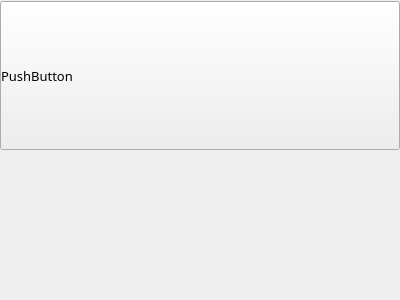
<?xml version="1.0" encoding="UTF-8"?>
<ui version="4.0">
 <class>ToolPage</class>
 <widget class="QWidget" name="ToolPage">
  <property name="geometry">
   <rect>
    <x>0</x>
    <y>0</y>
    <width>400</width>
    <height>300</height>
   </rect>
  </property>
  <property name="font">
   <font>
    <pointsize>9</pointsize>
   </font>
  </property>
  <property name="windowTitle">
   <string>Form</string>
  </property>
  <property name="autoFillBackground">
   <bool>true</bool>
  </property>
  <layout class="QGridLayout" name="gridLayout">
   <property name="leftMargin">
    <number>0</number>
   </property>
   <property name="topMargin">
    <number>1</number>
   </property>
   <property name="rightMargin">
    <number>0</number>
   </property>
   <property name="bottomMargin">
    <number>0</number>
   </property>
   <property name="horizontalSpacing">
    <number>0</number>
   </property>
   <property name="verticalSpacing">
    <number>1</number>
   </property>
   <item row="0" column="0">
    <layout class="QVBoxLayout" name="verticalLayout" stretch="0,0">
     <property name="spacing">
      <number>1</number>
     </property>
     <item>
      <widget class="QPushButton" name="pushButton">
       <property name="sizePolicy">
        <sizepolicy hsizetype="Minimum" vsizetype="Minimum">
         <horstretch>0</horstretch>
         <verstretch>0</verstretch>
        </sizepolicy>
       </property>
       <property name="font">
        <font>
         <family>华文宋体</family>
         <pointsize>10</pointsize>
         <weight>50</weight>
         <italic>false</italic>
         <bold>false</bold>
        </font>
       </property>
       <property name="contextMenuPolicy">
        <enum>Qt::ActionsContextMenu</enum>
       </property>
       <property name="styleSheet">
        <string notr="true">text-align:left;</string>
       </property>
       <property name="text">
        <string>PushButton</string>
       </property>
      </widget>
     </item>
     <item>
      <widget class="QWidget" name="contentWidget" native="true">
       <property name="autoFillBackground">
        <bool>true</bool>
       </property>
       <layout class="QGridLayout" name="gridLayout_2">
        <property name="leftMargin">
         <number>0</number>
        </property>
        <property name="topMargin">
         <number>0</number>
        </property>
        <property name="rightMargin">
         <number>0</number>
        </property>
        <property name="bottomMargin">
         <number>0</number>
        </property>
        <property name="spacing">
         <number>0</number>
        </property>
        <item row="0" column="0">
         <layout class="QVBoxLayout" name="verticalLayout_2">
          <property name="spacing">
           <number>6</number>
          </property>
          <property name="bottomMargin">
           <number>1</number>
          </property>
         </layout>
        </item>
       </layout>
      </widget>
     </item>
    </layout>
   </item>
  </layout>
 </widget>
 <resources/>
 <connections/>
</ui>
